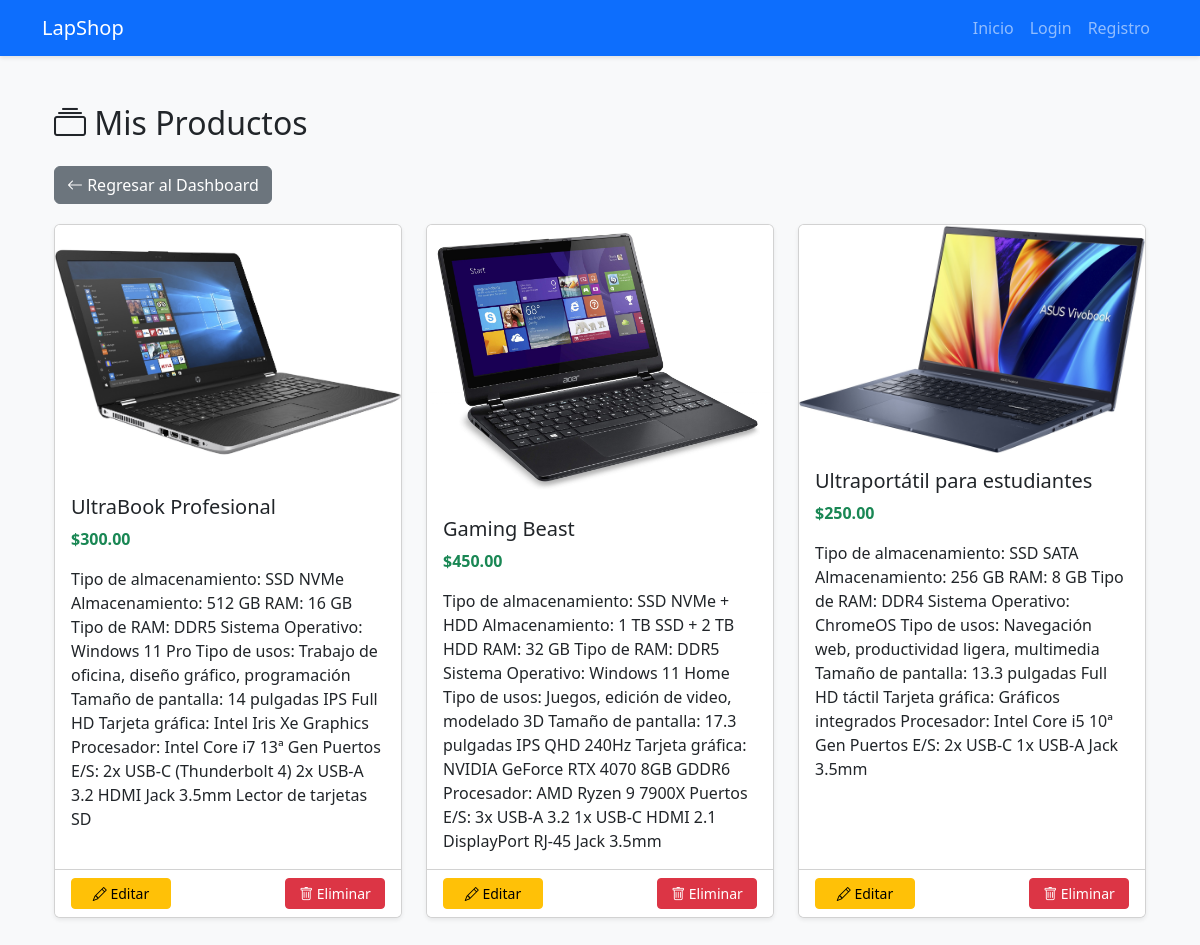
Page /mis-productos (signed in) on the committed database.
### models.py (models this page shows)
class Laptop(db.Model):
    id = db.Column(db.Integer, primary_key=True)
    name = db.Column(db.String(100), nullable=False)
    price = db.Column(db.Float, nullable=False)
    description = db.Column(db.Text)
    image_url = db.Column(db.String(200))
    user_id = db.Column(db.Integer, db.ForeignKey('user.id'))
    user = db.relationship('User', backref='laptops')

### app.py (the view)
@app.route('/mis-productos')
@login_required
def mis_productos():
    laptops = Laptop.query.filter_by(user_id=current_user.id).all()
    return render_template('mis_productos.html', laptops=laptops)

### app.py (called while the page is built)
@login_manager.user_loader
def load_user(user_id):
    return User.query.get(int(user_id))

### templates/mis_productos.html
{% extends "dashboard.html" %}
{% block content %}
<div class="container">
    <h2 class="mb-4"><i class="bi bi-collection"></i> Mis Productos</h2>
    <div class="arrow">
        <a href="{{ url_for('dashboard') }}" class="btn btn-secondary">
            <i class="bi bi-arrow-left"></i> Regresar al Dashboard
        </a>
    </div>
    {% if not laptops %}
    <div class="alert alert-info">No has publicado productos aún.</div>
    {% else %}
    <div class="row">
        {% for laptop in laptops %}
        <div class="col-md-4 mb-4">
            <div class="card h-100 shadow-sm">
                <img src="{{ laptop.image_url }}" class="card-img-top" alt="{{ laptop.name }}">
                <div class="card-body">
                    <h5 class="card-title">{{ laptop.name }}</h5>
                    <p class="card-text text-success fw-bold">${{ "%.2f"|format(laptop.price) }}</p>
                    <p class="card-text">{{ laptop.description }}</p>
                </div>
                <div class="card-footer bg-white d-flex justify-content-between">
                    <a href="{{ url_for('editar_producto', id=laptop.id) }}" class="btn btn-sm btn-warning">
                        <i class="bi bi-pencil"></i> Editar
                    </a>
                    <form method="POST" action="{{ url_for('eliminar_producto', id=laptop.id) }}" onsubmit="return confirm('¿Eliminar este producto?')">
                        <button type="submit" class="btn btn-sm btn-danger">
                            <i class="bi bi-trash"></i> Eliminar
                        </button>
                    </form>
                </div>
            </div>
        </div>
        {% endfor %}
    </div>
    {% endif %}
</div>
{% endblock %}

### static/css/style.css (style rules this page uses)
body { background-color: #f8f9fa; }
.card { transition: transform 0.2s; }

### static/css/dashboard.css (style rules this page uses)
body { overflow-x: hidden; padding: 0; margin: 0; }
.card { max-width: 800px; margin: 0 auto; }
.card { transition: transform 0.2s; }
.card-footer .btn { width: 100px; }
.arrow { padding-bottom: 20px; display: flex; justify-content: space-between; align-items:flex-start; }

### rows in the picture
Laptop: image_url (picture), name "UltraBook Profesional", price "300.00", description "Tipo de almacenamiento: SSD NVMe Almacenamiento: 512 GB RAM: 16 GB Tipo de RAM: DDR5 Sistema Operativo: Windows 11 Pro Tipo de usos: Trabajo de oficina, diseño gráfico, programación Tamaño de pantalla: 14 pulgadas IPS Full HD Tarjeta gráfica: Intel Iris Xe Graphics Procesador: Intel Core i7 13ª Gen Puertos E/S: 2x USB-C (Thunderbolt 4) 2x USB-A 3.2 HDMI Jack 3.5mm Lector de tarjetas SD"
Laptop: image_url (picture), name "Gaming Beast", price "450.00", description "Tipo de almacenamiento: SSD NVMe + HDD Almacenamiento: 1 TB SSD + 2 TB HDD RAM: 32 GB Tipo de RAM: DDR5 Sistema Operativo: Windows 11 Home Tipo de usos: Juegos, edición de video, modelado 3D Tamaño de pantalla: 17.3 pulgadas IPS QHD 240Hz Tarjeta gráfica: NVIDIA GeForce RTX 4070 8GB GDDR6 Procesador: AMD Ryzen 9 7900X Puertos E/S: 3x USB-A 3.2 1x USB-C HDMI 2.1 DisplayPort RJ-45 Jack 3.5mm"
Laptop: image_url (picture), name "Ultraportátil para estudiantes", price "250.00", description "Tipo de almacenamiento: SSD SATA Almacenamiento: 256 GB RAM: 8 GB Tipo de RAM: DDR4 Sistema Operativo: ChromeOS Tipo de usos: Navegación web, productividad ligera, multimedia Tamaño de pantalla: 13.3 pulgadas Full HD táctil Tarjeta gráfica: Gráficos integrados Procesador: Intel Core i5 10ª Gen Puertos E/S: 2x USB-C 1x USB-A Jack 3.5mm"
